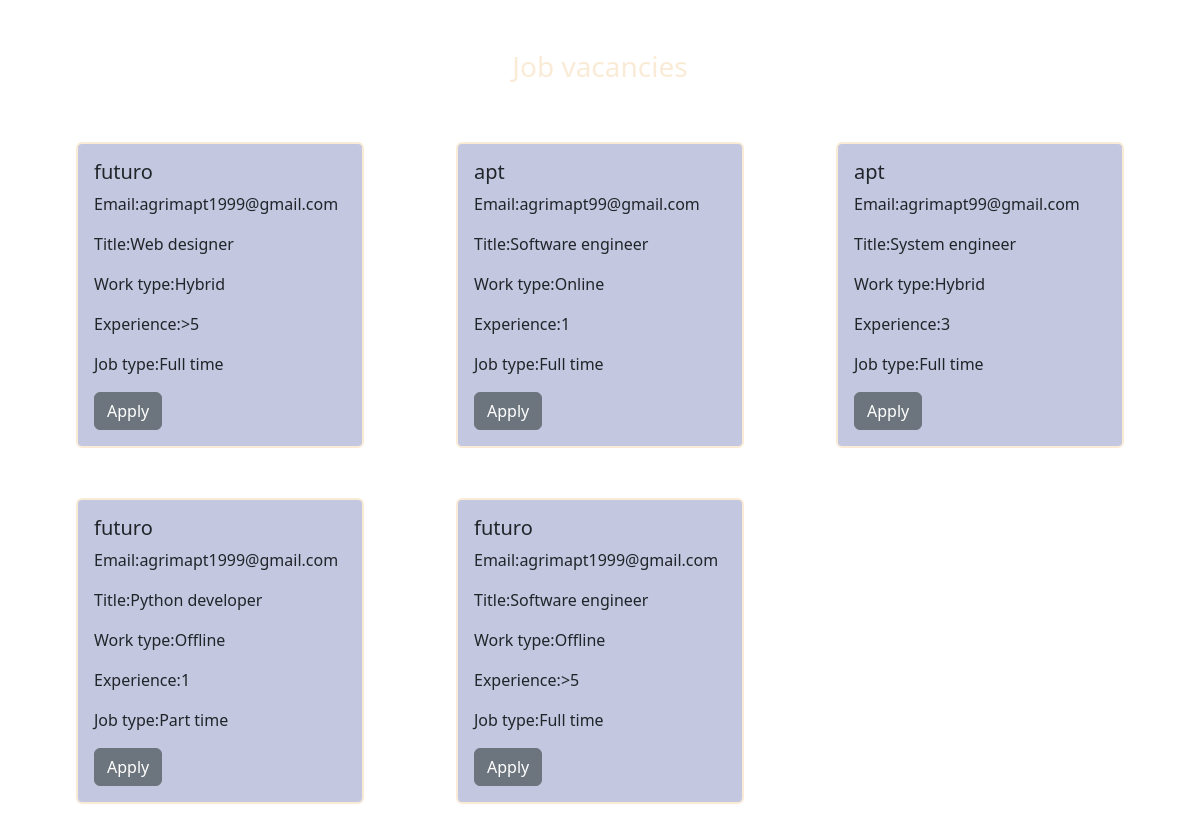
Screenshot of /viewjob/3 with the database file from the repository.
### jobportalapp/models.py (models this page shows)
class postjobmodel1(models.Model):
    cnm=models.CharField(max_length=20)
    eml=models.EmailField()
    ttl=models.CharField(max_length=20)
    wktp=models.CharField(max_length=20,choices=w)
    ex=models.CharField(max_length=20,choices=e)
    jbtp=models.CharField(max_length=20,choices=j)

### jobportalapp/views.py (the view)
# urls.py: path('viewjob/<int:id>',viewjob),
def viewjob(request,id):
    a=postjobmodel1.objects.all()
    user=id
    return render(request,'viewjob.html',{'pj':a,'user':user})

### jobportalapp/templates/viewjob.html (shortened to what this page needs)
<!DOCTYPE html>
<html lang="en">
<head>
    <link href="https://cdn.jsdelivr.net/npm/bootstrap@5.3.1/dist/css/bootstrap.min.css" rel="stylesheet">
</head>
<body>
    <div style="text-align: center;color: antiquewhite;padding-top: 50px;padding-bottom: 50px;">
        <h3>Job vacancies</h3>
    </div>
    <div class="container"  >
        {% block content %}
        <div class="row " >
            {% for i in pj %}
            <div class="col-4" style="margin-bottom: 50px;">
                <div class="card" style="margin:0 auto; width: 18rem;background-color: rgb(195, 199, 224);border-color: antiquewhite;border-width: 2px;">
                    <div class="card-body">
                        <h5 class="card-title">{{i.cnm}}</h5>
                        <p class="card-text">Email:{{i.eml}}</p>
                        <p class="card-text">Title:{{i.ttl}}</p>
                        <p class="card-text">Work type:{{i.wktp}}</p>
                        <p class="card-text">Experience:{{i.ex}}</p>
                        <p class="card-text">Job type:{{i.jbtp}}</p>
                        <a href="/applyjob/{{i.id}}/{{user}}" class="btn btn-secondary">Apply</a>
                    </div>
                </div>
            </div>
            {% endfor %}
        </div>
        {% endblock %}
    </div>
</body>
</html>

### jobportalapp/templates/viewjob.html (style rules this page uses)
body { background-image:url(https://d12oja0ew7x0i8.cloudfront.net/images/news/ImageForNews_58416_16463184739088911.jpg) ; background-repeat: no-repeat; background-size:cover; position: relative; }

### rows the page displays
postjobmodel1: cnm "futuro", eml "agrimapt1999@gmail.com", ttl "Web designer", wktp "Hybrid", ex ">5", jbtp "Full time"
postjobmodel1: cnm "apt", eml "agrimapt99@gmail.com", ttl "Software engineer", wktp "Online", ex "1", jbtp "Full time"
postjobmodel1: cnm "apt", eml "agrimapt99@gmail.com", ttl "System engineer", wktp "Hybrid", ex "3", jbtp "Full time"
postjobmodel1: cnm "futuro", eml "agrimapt1999@gmail.com", ttl "Python developer", wktp "Offline", ex "1", jbtp "Part time"
postjobmodel1: cnm "futuro", eml "agrimapt1999@gmail.com", ttl "Software engineer", wktp "Offline", ex ">5", jbtp "Full time"
